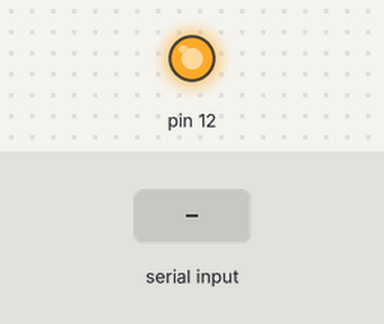
This sketch was run on a simulated Teensy 4. Parts: output pins drawn as LEDs (lit = HIGH). The test bench sets the inputs (shaded band). The modem accepts every AT command (registered, SIM ready, sends succeed) and sends nothing else; what the sketch prints to the serial monitor is not drawn.

Above: at 2.1 s.
2.2 s: "%" received over the second serial link
3.7 s: "1" received over Serial
Timing chart, 0 to 6.7 s (numbered marks = the images above; inputs shaded):
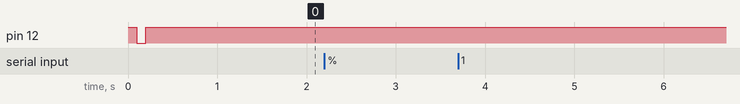

Measured:
- after the input at 2.2 s, every drawn part: stays the same
- after the input at 3.7 s, every drawn part: stays the same

The sketch:

BasicSD.ino
```cpp
#define SDserial  Serial2
#define SDgrn     12

void setup()
{
  // put your setup code here, to run once:

  // Reset SD card
  pinMode(12, OUTPUT);
  digitalWrite(12, HIGH);
  delay(100);
  digitalWrite(12, LOW);
  delay(100);
  digitalWrite(12, HIGH);
  delay(100);

  // Setup
  Serial.begin(9600);
  SDserial.begin(9600);
  delay(1000);

  while (!SDserial.available());

  SDserial.write((char)26);
  SDserial.write((char)26);
  SDserial.write((char)26);

  Serial.println("Hit me!");
}

void loop()
{
  char c;
  if (SDserial.available())
  {
    Serial.print((char)SDserial.read());
  }
  if (Serial.available())
  {
    c = (char)Serial.read();
    if (c == '%')
    {
      SDserial.write((char)26);
    } else {
      SDserial.print(c);
      Serial.print(c);
    }
  }
}
```
